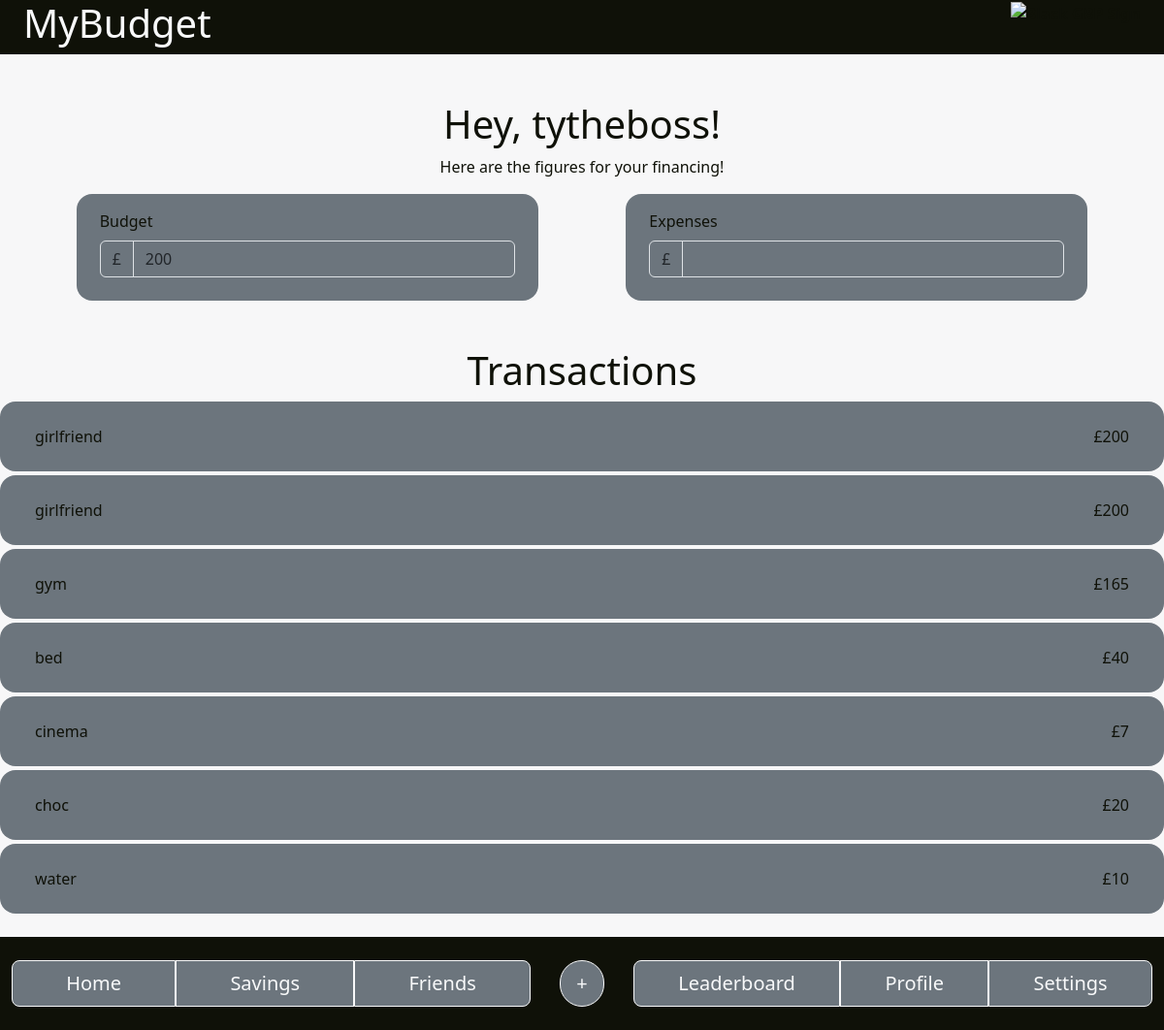
The page /home (signed in) on the database as committed earlier.
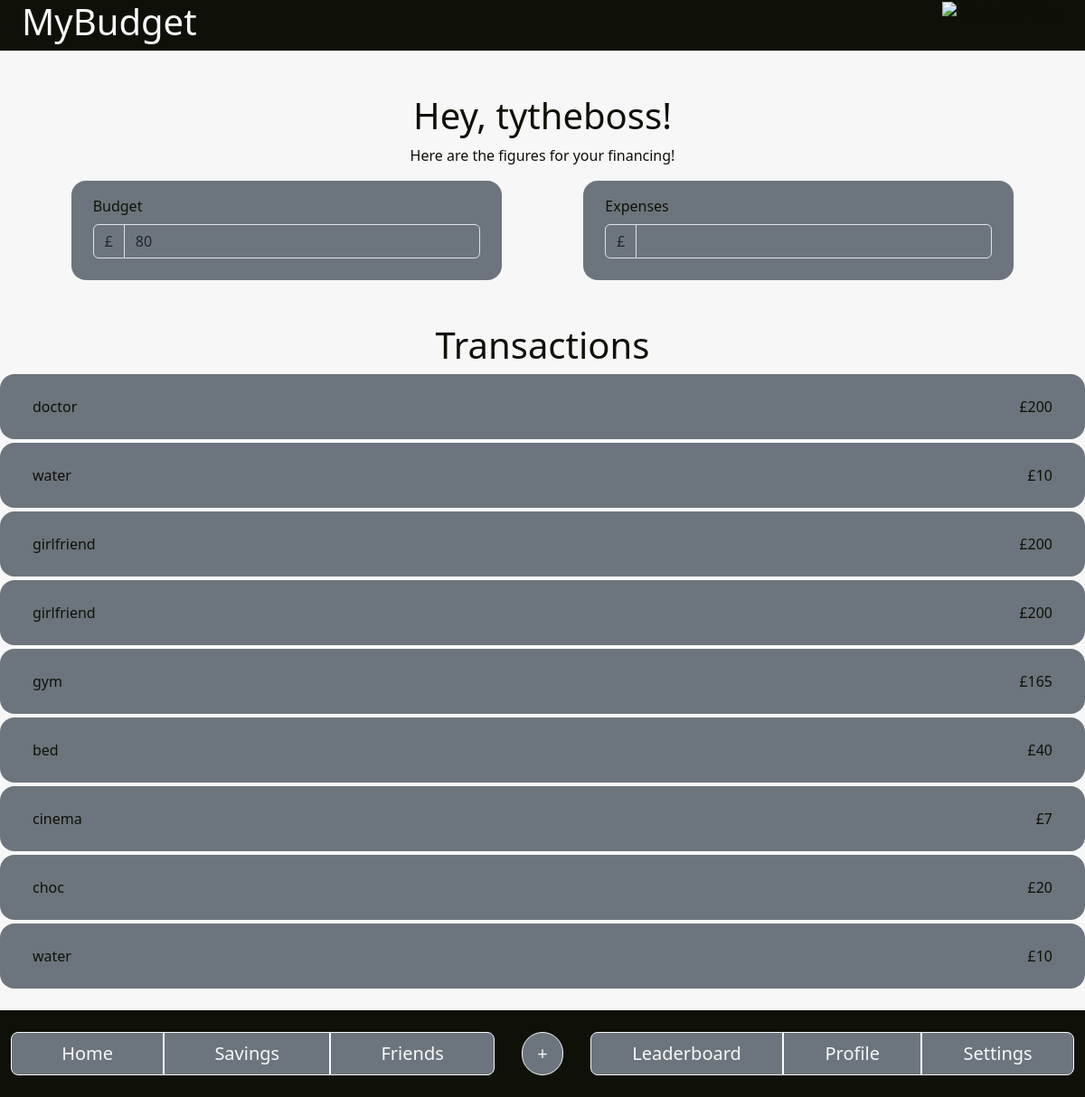
The same page on the database as committed later.
### app.py (models this page shows)
class Purchase(db.Model):
    id = db.Column(db.Integer, primary_key=True)
    label = db.Column(db.String(150), nullable=False)
    price = db.Column(db.Integer, nullable=False)
    category = db.Column(db.String(150), nullable=False)
    user_id = db.Column(db.Integer, db.ForeignKey('user.id'), nullable=False)
    user = db.relationship('User', back_populates='purchases')

### app.py (the view, shortened to what this page needs)
@app.route("/home", methods=["GET", "POST"])
@login_required
def home():
    purchases = Purchase.query.filter(Purchase.user_id == current_user.id).order_by(Purchase.id.desc()).all()
    return render_template("home.html", purchases=purchases,budget=current_user.budget,user=current_user.username)

### app.py (called while the page is built)
@login_manager.user_loader
def load_user(user_id):
    return User.query.get(int(user_id))

### templates/home.html (shortened to what the changed rows need)
<!doctype html>
<html lang="en">
    <head>
        <link href="../static/Bootstrap/bootstrap.css" rel="stylesheet"/>
    </head>
    <body style="background-color: #f7f7f8; color:#0F1108">
        <header>
            <div class="container-fluid" style="background-color: #0F1108;">
                <div class="row m-0">
                    <div class="col">
                        <span class="fw-bold text-light">
                            <h1>MyBudget</h1>
                        </span>
                    </div>
                </div>
            </div>
        </header>
        <main>
            <div class="container-fluid">
                <div class="row text-center mt-5">
                    <div class="col p-auto">
                        <h1>
                            Hey, {{user}}!
                        </h1>
                    </div>
                </div>
            </div>
            <div class="container-xxl">
                <div class="row justify-content-evenly mb-5">
                    <div class="col-lg-5 col-sm-4">
                        <div class="px-4 pt-3 pb-4 bg-secondary rounded-4">
                                <div class="input-group flex-wrap">
                                    <span class="input-group-text bg-secondary" id="budgetaddon1">£</span>
                                    <input type="number" class="form-control bg-secondary" id="budget-input" aria-describedby="budget input" value="{{budget}}">
                                </div>
                        </div>
                    </div>
                </div>
                <div class="row justify-content-center">
                    <div class="col">
                        <h1 class="text-center">
                            Transactions
                        </h1>
                    </div>
                </div>
                {%for purchase in purchases %}
                <div class="row justify-content-between bg-secondary mb-1 rounded-4">
                    <div class="col">
                        <div class="p-4">
                            {{purchase.label}}
                        </div>
                    </div>
                    <div class="col">
                        <div class="p-4 text-end">
                            £{{purchase.price}}
                        </div>
                    </div>
                </div>
                {% endfor %}
            </div>
        </main>
    </body>
</html>

Rows that differ between the two databases and show on the page:
added Purchase: label "doctor", price "200"
added Purchase: label "water", price "10"
Other text that changed with them:
form field budget: "200" → "80"
